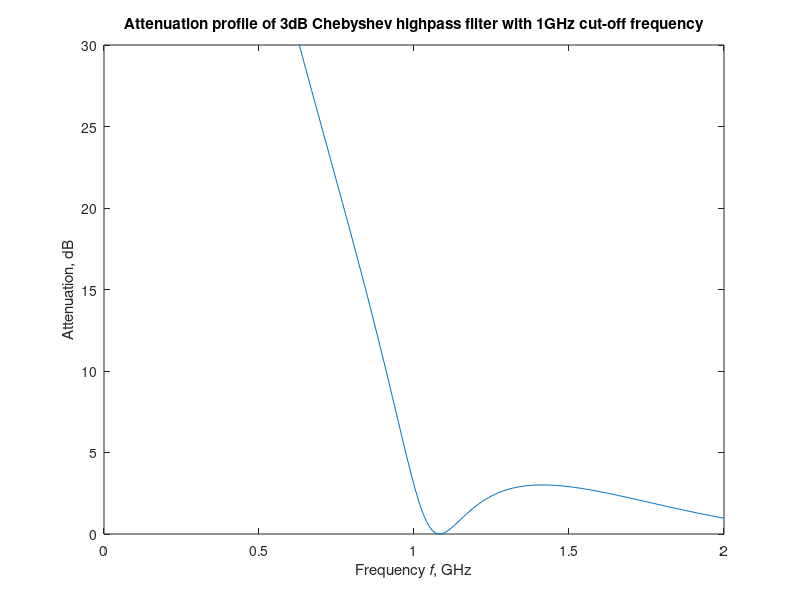

Reproduce this figure in MATLAB.
%
%   Computation of attenuation profile for the highpass filter obtained
%   from the lowpass 3dB Chebyshev prototype
% 
%   Copyright (c) 1999 by P.Bretchko and R.Ludwig
%   "RF Circuit Design: Theory and Practice"
%

close all; % close all opened graphs
clear all; % clear all variables
figure;    % open new graph

%highpass filter omega_real=-omega_c/Omega
w_c=2*pi*1e9;  % pick angular cut-off frequency for f=1GHz
w_real=(0.01:0.01:2)*w_c; % select range from 0 to twice the cut-off frequency

w=-w_c./w_real;
IL=10*log10(1+(1-8*w.^2+8*w.^4).^2);

plot(w_real/(2*pi)/1e9,IL);
axis([0 2 0 30]);
title('Attenuation profile of 3dB Chebyshev highpass filter with 1GHz cut-off frequency');
xlabel('Frequency {\itf}, GHz');
ylabel('Attenuation, dB');
%print -deps 'fig5_26.eps'
